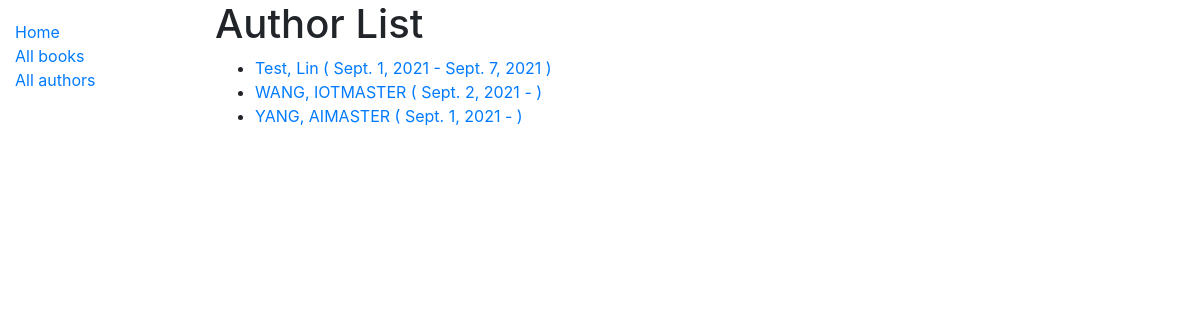
Screenshot of /catalog/authors/ with the database file from the repository.
### catalog/models.py (models this page shows, shortened)
class Author(models.Model):
    first_name = models.CharField(max_length=100)
    last_name = models.CharField(max_length=100)
    date_of_birth = models.DateField(null=True, blank=True)
    date_of_death = models.DateField('Died', null=True, blank=True)
    class Meta:
        ordering = ['last_name', 'first_name']
    def get_absolute_url(self):
        return reverse('author-detail', args=[str(self.id)])

### catalog/views.py (the view)
# urls.py: path('authors/', views.AuthorListView.as_view(), name='authors'),
class AuthorListView(generic.ListView):
    model = Author

### catalog/templates/catalog/author_list.html
{% extends "base_generic.html" %}
{% block content %}
  <h1>Author List</h1>
  {% if author_list %}
  <ul>
    {% for author in author_list %}
      <li>
        <a href="{{ author.get_absolute_url }}">
            {{ author.last_name }}, {{ author.first_name }} ( {{ author.date_of_birth }} -
            {% if author.date_of_death %}
            {{ author.date_of_death }}
            {% endif %}
            )
        </a>
      </li>
    {% endfor %}
  </ul>
  {% else %}
    <p>There are no books in the library.</p>
  {% endif %}
{% endblock %}

### rows the page displays
Author: last_name "Test", first_name "Lin", date_of_birth "Sept. 1, 2021", date_of_death "Sept. 7, 2021"
Author: last_name "WANG", first_name "IOTMASTER", date_of_birth "Sept. 2, 2021"
Author: last_name "YANG", first_name "AIMASTER", date_of_birth "Sept. 1, 2021"
